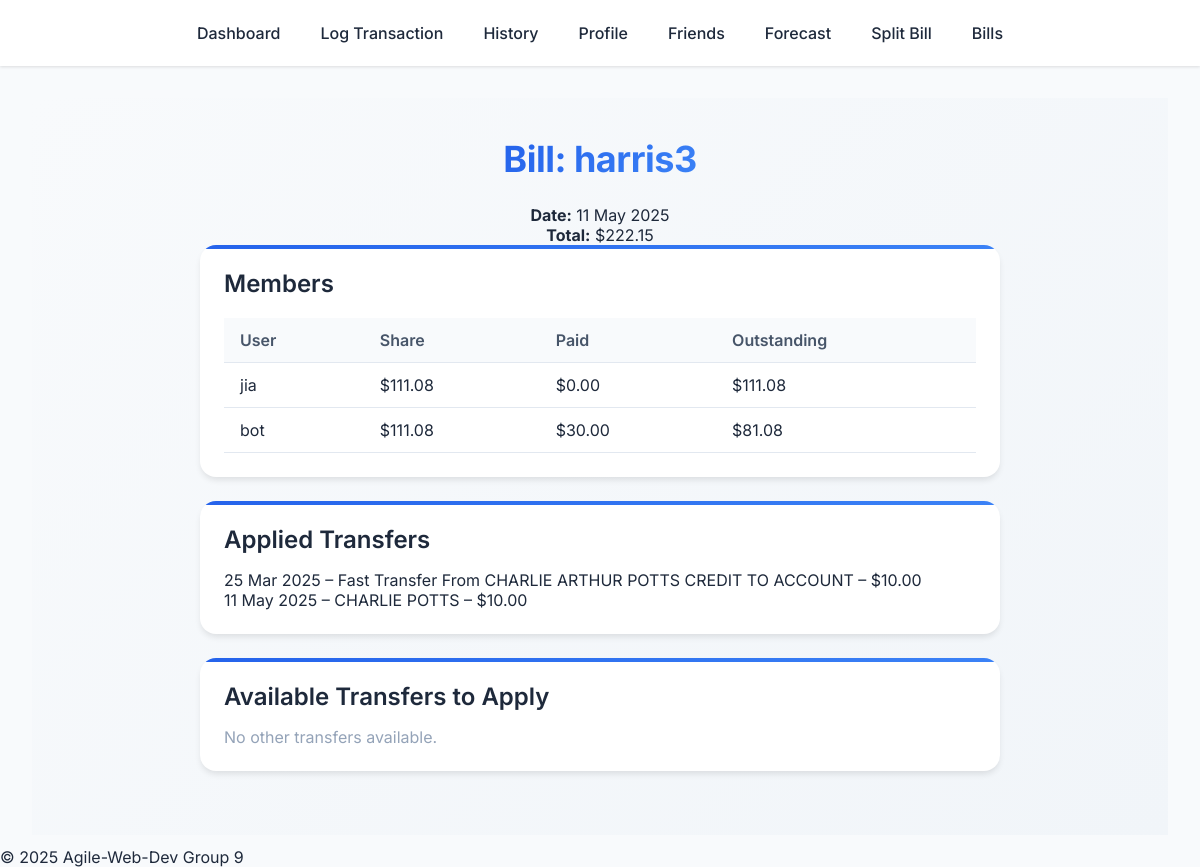
Page /bill/4 (signed in) on the committed database.
### app/models.py (models this page shows)
class Bill(db.Model):
    __tablename__ = "bill"
    transactions = db.relationship(
        'BillTransaction',
        back_populates='bill',
        cascade='all, delete-orphan'
    )
    id           = db.Column(db.Integer, primary_key=True)
    created_by   = db.Column(db.Integer,
                             db.ForeignKey("users.id", ondelete="CASCADE"),
                             nullable=False)
    description  = db.Column(db.String(255))
    date         = db.Column(db.Date, default=func.current_date(), nullable=False)
    total        = db.Column(db.Numeric(12, 2), nullable=False)
    settled      = db.Column(db.Boolean, default=False)
    members = db.relationship(
        "BillMember",
        back_populates="bill",
        cascade="all, delete-orphan",
        passive_deletes=True,
    )

class BillMember(db.Model):
    __tablename__ = "bill_member"
    id        = db.Column(db.Integer, primary_key=True)
    bill_id   = db.Column(db.Integer,
                          db.ForeignKey("bill.id", ondelete="CASCADE"),
                          nullable=False)
    user_id   = db.Column(db.Integer,
                          db.ForeignKey("users.id", ondelete="CASCADE"),
                          nullable=False)
    share     = db.Column(db.Numeric(12, 2), nullable=False)     # “what I owe”
    paid      = db.Column(db.Numeric(12, 2), default=0)          # “what I have paid”
    settled   = db.Column(db.Boolean, default=False)
    bill  = db.relationship("Bill", back_populates="members")
    user  = db.relationship("User")

class User(db.Model, UserMixin):
    __tablename__ = 'users'
    id       = db.Column(db.Integer, primary_key=True)
    username = db.Column(db.String(150), unique=True, nullable=False)
    email    = db.Column(db.String(150), unique=True, nullable=False)
    password = db.Column(db.String(150), nullable=False)
    settings  = db.relationship(
        'UserSettings',
        uselist=False,
        back_populates='user',
        cascade='all, delete-orphan'
    )
    transactions = db.relationship(
        'Transaction',
        back_populates='user',
        lazy='dynamic',
        cascade='all, delete-orphan'
    )
    friends = db.relationship(
        "User",
        secondary=friends_table,
        primaryjoin=(friends_table.c.user_id    == id),
        secondaryjoin=(friends_table.c.friend_id == id),
        backref="friended_by",
        lazy="dynamic"
    )

class BillTransaction(db.Model):
    __tablename__ = 'bill_transaction'
    id             = db.Column(db.Integer, primary_key=True)
    bill_id        = db.Column(db.Integer, db.ForeignKey('bill.id', ondelete='CASCADE'), nullable=False)
    transaction_id = db.Column(db.Integer, db.ForeignKey('transactions.id', ondelete='CASCADE'), nullable=False)
    amount_applied = db.Column(db.Numeric(12,2), nullable=False)
    bill        = db.relationship('Bill', back_populates='transactions')
    transaction = db.relationship('Transaction')

class Transaction(db.Model):
    __tablename__ = 'transactions'
    id                 = db.Column(db.Integer, primary_key=True)
    user_id            = db.Column(
        db.Integer,
        db.ForeignKey('users.id', ondelete='CASCADE'),
        nullable=False
    )
    date               = db.Column(db.Date, nullable=False)
    amount             = db.Column(db.Numeric(10, 2), nullable=False)  # always stored positive
    category           = db.Column(db.String, nullable=False)
    type               = db.Column(
        db.Enum(TransactionType, name='tx_type'),
        nullable=False
    )
    transfer_direction = db.Column(db.Enum('in','out', name='transfer_dir'), nullable=True)
    description        = db.Column(db.String(255), nullable=True)
    user               = db.relationship(
        'User',
        back_populates='transactions'
    )

### app/routes.py (the view)
@main.route('/bill/<int:bill_id>')
@login_required
def bill_detail(bill_id):
    bill = Bill.query.get_or_404(bill_id)
    member_ids = {bm.user_id for bm in bill.members}
    if current_user.id not in member_ids and bill.created_by != current_user.id:
        abort(403)
    used_all = db.session.query(BillTransaction.transaction_id).subquery()
    suggested = (
        Transaction.query
                   .join(TransactionFriend, Transaction.id == TransactionFriend.transaction_id)
                   .filter(
                       TransactionFriend.friend_id.in_(member_ids),
                       ~Transaction.id.in_(used_all)
                   )
                   .all()
    )
    return render_template(
        'bill_detail.html',
        bill=bill,
        members=bill.members,
        suggested=suggested
    )

### app/__init__.py (called while the page is built)
def create_app():
    app = Flask(__name__)
    app.config.from_object('config.Config')
    CSRFProtect(app)
    db.init_app(app)
    migrate.init_app(app, db)
    login_manager.init_app(app)
    bcrypt.init_app(app)
    with app.app_context():
        alembic_upgrade()
    from .models import User
    @login_manager.user_loader
    def load_user(user_id):
        return User.query.get(int(user_id))
    from .routes import main
    app.register_blueprint(main)
    return app

### app/templates/bill_detail.html (shortened to what this page needs)
{% extends "base.html" %}
{% block content %}
<div class="page-container">
  <h1>Bill: {{ bill.description }}</h1>
  <p><strong>Date:</strong> {{ bill.date.strftime('%d %b %Y') }}</p>
  <p><strong>Total:</strong> ${{ '%.2f' | format(bill.total) }}</p>
  <div class="card">
    <h2>Members</h2>
    <table class="transaction-table">
      <thead>
        <tr><th>User</th><th>Share</th><th>Paid</th><th>Outstanding</th></tr>
      </thead>
      <tbody>
        {% for m in members %}
          {% set out = m.share - m.paid %}
          <tr data-user="{{ m.user_id }}">
            <td>{{ m.user.username }}</td>
            <td>${{ '%.2f'|format(m.share) }}</td>
            <td>${{ '%.2f'|format(m.paid) }}</td>
            <td class="outstanding-cell">${{ '%.2f'|format(out) }}</td>
          </tr>
        {% endfor %}
      </tbody>
    </table>
  </div>
  <div class="card">
    <h2>Applied Transfers</h2>
    <ul id="applied-list" class="user-list">
      {% for tf in bill.transactions %}
        <li>
          {{ tf.transaction.date.strftime('%d %b %Y') }}
          – {{ tf.transaction.description }}
          – ${{ '%.2f'|format(tf.amount_applied) }}
        </li>
      {% else %}
        <li>No payments applied yet.</li>
      {% endfor %}
    </ul>
  </div>
  <div class="card">
    <h2>Available Transfers to Apply</h2>
    <ul class="user-list" id="suggested-list">
      {% for tx in suggested %}
        <li>
          {{ tx.date.strftime('%d %b %Y') }}
          – {{ tx.description }}
          – ${{ '%.2f'|format(tx.amount) }}
          <button
            type="button"
            class="btn btn--sm apply-btn"
            data-bill="{{ bill.id }}"
            data-tx="{{ tx.id }}"
          >Apply</button>
        </li>
      {% else %}
        <li style="color:#94a3b8">No other transfers available.</li>
      {% endfor %}
    </ul>
  </div>
</div>
{% endblock %}

### app/static/css/main.css (style rules this page uses)
:root { --primary: #2563eb; --primary-dark: #1d4ed8; --secondary: #64748b; --accent: #3b82f6; --success: #10b981; --warning: #f59e0b; --danger: #ef4444; --background: #f8fafc; --white: #ffffff; --text-primary: #1e293b; --text-secondary: #475569; --shadow-sm: 0 1px 3px rgba(0,0,0,0.12); --shadow-md: 0 4px 6px -1px rgba(0,0,0,0.1); --shadow-lg: 0 10px 15px -3px rgba(0,0,0,0.1); }
* { box-sizing: border-box; margin: 0; padding: 0; }
body { margin: 0; font-family: 'Inter', sans-serif; background: var(--background); color: var(--text-primary); }
.page-container { padding: 40px 60px; position: relative; display: flex; flex-direction: column; align-items: center; background: linear-gradient(135deg, #f8fafc 0%, #f1f5f9 100%); min-height: 80vh; }
h1 { font-size: 36px; background: linear-gradient(135deg, var(--primary) 0%, var(--accent) 100%); background-clip: text; -webkit-background-clip: text; -webkit-text-fill-color: transparent; font-weight: 700; margin-bottom: 24px; letter-spacing: -0.5px; line-height: 1.2; text-align: center; position: relative; z-index: 1; }
h2 { font-size: 24px; color: var(--text-primary); font-weight: 600; margin-bottom: 16px; }
.card { background-color: var(--white); border-radius: 16px; padding: 24px; box-shadow: var(--shadow-md); margin-bottom: 24px; width: 100%; max-width: 800px; position: relative; overflow: hidden; }
.card::before { content: ''; position: absolute; top: 0; left: 0; width: 100%; height: 4px; background: linear-gradient(90deg, var(--primary) 0%, var(--accent) 100%); }
.user-list { list-style: none; padding: 0; margin: 0; }
.transaction-table { width: 100%; border-collapse: collapse; margin-top: 20px; }
.transaction-table th, .transaction-table td { padding: 12px 16px; text-align: left; border-bottom: 1px solid #e2e8f0; }
.transaction-table th { background-color: #f8fafc; font-weight: 600; color: var(--text-secondary); }

### rows in the picture
Bill: description "harris3", date "11 May 2025", total "222.15"
BillMember: user.username "jia", share "111.08", paid "0.00"
BillMember: user.username "bot", share "111.08", paid "30.00", out "81.08"
BillTransaction: transaction "25 Mar 2025", transaction.description "Fast Transfer From CHARLIE ARTHUR POTTS CREDIT TO ACCOUNT", amount_applied "10.00"
BillTransaction: transaction "11 May 2025", transaction.description "CHARLIE POTTS", amount_applied "10.00"
